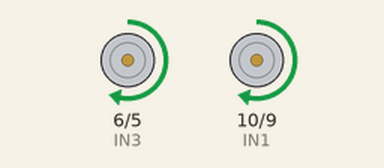
A sketch run on a simulated Arduino Uno, built with avr-gcc and run on an emulated ATmega328P. Parts: motor-driver pin pairs drawn as motors (green arrow = first pin HIGH = forward, orange = second pin HIGH = backward, longer = more drive).

Above: at 1.0 s.
At 4.2 s:
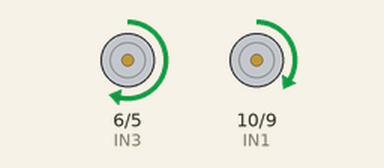
At 8.7 s:
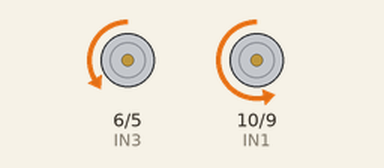
At 15.7 s:
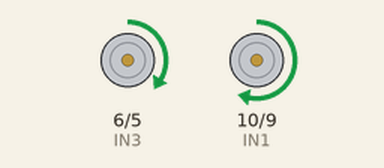
Timing chart, 0 to 16.9 s (numbered marks = the images above):
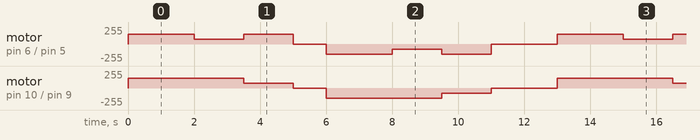

The sketch:

funcoes_movimento_2.ino
```cpp
/*
  Código para movimentar um robô com dois motores com Ponte H L298N (padrão e mini),
  utilizando chassi modelo 2WD.
  Objetivo: Movimentar o robô de chassi modelo 2WD e demonstrar o uso de funções para
  otimizar o código

  By Professor Claudio Roberto da Silva
*/

// Definição dos pinos conectados à Ponte H
#define IN1 10  // Motor A - entrada 1
#define IN2 9   // Motor A - entrada 2
#define IN3 6   // Motor B - entrada 1
#define IN4 5   // Motor B - entrada 2

// Velocidade dos motores (0 a 255)
int velocidade = 150; // Velocidade média

void setup() {
  // Configura todos os pinos como saída
  pinMode(IN1, OUTPUT);
  pinMode(IN2, OUTPUT);
  pinMode(IN3, OUTPUT);
  pinMode(IN4, OUTPUT);

  // Motores começam desligados
  pararMotores();
}

void loop() {
  // Sequência de testes de movimento
  frente();
  delay(2000);

  virarDireitaFrente();
  delay(1500);

  virarEsquerdaFrente();
  delay(1500);

  pararMotores();
  delay(1000);

  tras();
  delay(2000);

  virarDireitaTras();
  delay(1500);

  virarEsquerdaTras();
  delay(1500);

  pararMotores();
  delay(2000);
}

// --- Funções de movimento ---

// Movimento para frente
void frente() {
  analogWrite(IN1, velocidade); // Motor A
  digitalWrite(IN2, LOW);

  analogWrite(IN3, velocidade); // Motor B
  digitalWrite(IN4, LOW);
}

// Movimento para trás
void tras() {
  digitalWrite(IN1, LOW);
  analogWrite(IN2, velocidade); // Motor A

  digitalWrite(IN3, LOW);
  analogWrite(IN4, velocidade); // Motor B
}

// Virar para a direita enquanto avança
void virarDireitaFrente() {
  analogWrite(IN1, velocidade); // Motor A
  digitalWrite(IN2, LOW);

  analogWrite(IN3, velocidade / 2); // Motor B mais lento
  digitalWrite(IN4, LOW);
}

// Virar para a esquerda enquanto avança
void virarEsquerdaFrente() {
  analogWrite(IN1, velocidade / 2); // Motor A mais lento
  digitalWrite(IN2, LOW);

  analogWrite(IN3, velocidade); // Motor B
  digitalWrite(IN4, LOW);
}

// Virar para a direita enquanto anda de ré
void virarDireitaTras() {
  digitalWrite(IN1, LOW);
  analogWrite(IN2, velocidade); // Motor A

  digitalWrite(IN3, LOW);
  analogWrite(IN4, velocidade / 2); // Motor B mais lento
}

// Virar para a esquerda enquanto anda de ré
void virarEsquerdaTras() {
  digitalWrite(IN1, LOW);
  analogWrite(IN2, velocidade / 2); // Motor A mais lento

  digitalWrite(IN3, LOW);
  analogWrite(IN4, velocidade); // Motor B
}

// Parar motores
void pararMotores() {
  analogWrite(IN1, 0);
  analogWrite(IN2, 0);
  analogWrite(IN3, 0);
  analogWrite(IN4, 0);
}
```

Measured:
- by itself, motor on pin 10 (IN1) / pin 9 (IN2): repeats every 13.0 s: forward 75/255 1.5 s, stopped 1.0 s, backward 150/255 3.5 s, backward 75/255 1.5 s, stopped 2.0 s, forward 150/255 3.5 s
- by itself, motor on pin 6 (IN3) / pin 5 (IN4): repeats every 13.0 s: forward 75/255 1.5 s, forward 150/255 1.5 s, stopped 1.0 s, backward 150/255 2.0 s, backward 75/255 1.5 s, backward 150/255 1.5 s, stopped 2.0 s, forward 150/255 2.0 s
